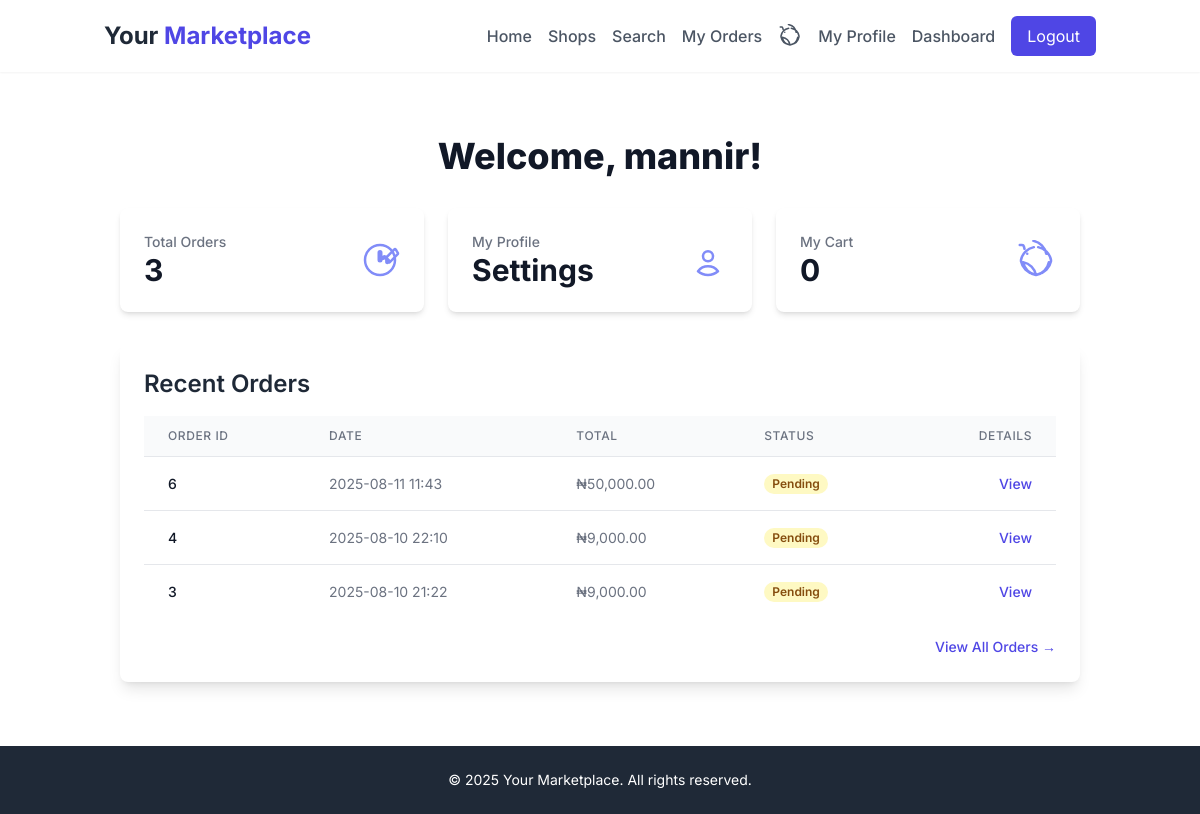
The page /dashboard (signed in) on the database its author committed.
### app/models.py (models this page shows, shortened)
class User(UserMixin, db.Model):
    id = db.Column(db.Integer, primary_key=True)
    username = db.Column(db.String(64), index=True, unique=True, nullable=False)
    email = db.Column(db.String(120), index=True, unique=True, nullable=False)
    password_hash = db.Column(db.String(128))
    role = db.Column(db.String(20), default='customer')  # 'admin', 'marketer', 'customer'
    is_approved = db.Column(db.Boolean, default=False)
    created_at = db.Column(db.DateTime, default=datetime.utcnow)
    shops = db.relationship('Shop', backref='owner', lazy='dynamic')
    ratings = db.relationship('Rating', backref='user', lazy='dynamic')
    orders = db.relationship('Order', backref='customer', lazy='dynamic')
    notifications = db.relationship('Notification', backref='user', lazy='dynamic') # New: User can have notifications

class Order(db.Model):
    id = db.Column(db.Integer, primary_key=True)
    user_id = db.Column(db.Integer, db.ForeignKey('user.id'))
    total_price = db.Column(db.Float, nullable=False)
    status = db.Column(db.String(50), default='Pending')
    created_at = db.Column(db.DateTime, default=datetime.utcnow)
    updated_at = db.Column(db.DateTime, default=datetime.utcnow, onupdate=datetime.utcnow)
    items = db.relationship('OrderItem', backref='order', lazy='dynamic')
    def formatted_total_price(self):
        return f"₦{self.total_price:,.2f}"

### app/customer.py (the view, shortened to what this page needs)
@bp.route('/dashboard')
@login_required
def customer_dashboard(): # Renamed from 'dashboard' to 'customer_dashboard' for clarity
    recent_orders = current_user.orders.order_by(Order.created_at.desc()).limit(5).all()
    return render_template('customer/dashboard.html', recent_orders=recent_orders)

### app/models.py (called while the page is built)
@login.user_loader
def load_user(id):
    return User.query.get(int(id))

### app/templates/customer/dashboard.html (shortened to what this page needs)
{% extends "base.html" %}
{% block content %}
<div class="max-w-6xl mx-auto px-4 py-8">
    <h1 class="text-4xl font-extrabold text-gray-900 mb-8 text-center">Welcome, {{ current_user.username }}!</h1>
    <div class="grid grid-cols-1 md:grid-cols-2 lg:grid-cols-3 gap-6 mb-8">
        <div class="bg-white p-6 rounded-lg shadow-md flex items-center justify-between">
            <div>
                <p class="text-sm font-medium text-gray-500">Total Orders</p>
                <p class="text-3xl font-bold text-gray-900">{{ current_user.orders.count() }}</p>
            </div>
            <a href="{{ url_for('customer.my_orders') }}" class="text-indigo-400 hover:text-indigo-600">
            </a>
        </div>
        <div class="bg-white p-6 rounded-lg shadow-md flex items-center justify-between">
            <div>
                <p class="text-sm font-medium text-gray-500">My Profile</p>
                <p class="text-3xl font-bold text-gray-900">Settings</p>
            </div>
            <a href="{{ url_for('customer.customer_profile') }}" class="text-indigo-400 hover:text-indigo-600">
            </a>
        </div>
        <div class="bg-white p-6 rounded-lg shadow-md flex items-center justify-between">
            <div>
                <p class="text-sm font-medium text-gray-500">My Cart</p>
                <p class="text-3xl font-bold text-gray-900">{{ session.cart|length if session.cart else 0 }}</p>
            </div>
            <a href="{{ url_for('customer.view_cart') }}" class="text-indigo-400 hover:text-indigo-600">
            </a>
        </div>
    </div>
    <div class="bg-white p-6 rounded-lg shadow-lg">
        <h2 class="text-2xl font-semibold text-gray-800 mb-4">Recent Orders</h2>
        {% if recent_orders %}
            <div class="overflow-x-auto">
                <table class="min-w-full divide-y divide-gray-200">
                    <thead class="bg-gray-50">
                        <tr>
                            <th class="px-6 py-3 text-left text-xs font-medium text-gray-500 uppercase tracking-wider">Order ID</th>
                            <th class="px-6 py-3 text-left text-xs font-medium text-gray-500 uppercase tracking-wider">Date</th>
                            <th class="px-6 py-3 text-left text-xs font-medium text-gray-500 uppercase tracking-wider">Total</th>
                            <th class="px-6 py-3 text-left text-xs font-medium text-gray-500 uppercase tracking-wider">Status</th>
                            <th class="px-6 py-3 text-right text-xs font-medium text-gray-500 uppercase tracking-wider">Details</th>
                        </tr>
                    </thead>
                    <tbody class="bg-white divide-y divide-gray-200">
                        {% for order in recent_orders %}
                        <tr>
                            <td class="px-6 py-4 whitespace-nowrap text-sm font-medium text-gray-900">{{ order.id }}</td>
                            <td class="px-6 py-4 whitespace-nowrap text-sm text-gray-500">{{ moment(order.created_at).format('YYYY-MM-DD HH:mm') }}</td>
                            <td class="px-6 py-4 whitespace-nowrap text-sm text-gray-500">{{ order.formatted_total_price() }}</td>
                            <td class="px-6 py-4 whitespace-nowrap text-sm">
                                <span class="px-2 inline-flex text-xs leading-5 font-semibold rounded-full
                                    {% if order.status == 'Pending' %}bg-yellow-100 text-yellow-800
                                    {% elif order.status == 'Processing' %}bg-blue-100 text-blue-800
                                    {% elif order.status == 'Completed' %}bg-green-100 text-green-800
                                    {% elif order.status == 'Cancelled' %}bg-red-100 text-red-800
                                    {% endif %}">
                                    {{ order.status }}
                                </span>
                            </td>
                            <td class="px-6 py-4 whitespace-nowrap text-right text-sm font-medium">
                                <a href="{{ url_for('customer.customer_order_detail', order_id=order.id) }}" class="text-indigo-600 hover:text-indigo-900">View</a>
                            </td>
                        </tr>
                        {% endfor %}
                    </tbody>
                </table>
            </div>
            <div class="mt-4 text-right">
                <a href="{{ url_for('customer.my_orders') }}" class="text-sm font-medium text-indigo-600 hover:text-indigo-500">View All Orders &rarr;</a>
            </div>
        {% else %}
            <div class="text-center text-gray-600">
                <p class="text-lg">You haven't placed any orders recently.</p>
                <p class="mt-2 text-sm">Start by browsing our shops and adding items to your cart!</p>
            </div>
        {% endif %}
    </div>
</div>
{% endblock %}

### app/templates/base.html (style rules this page uses)
body { font-family: 'Inter', sans-serif; color: #1a202c; @apply bg-gray-50; }

### rows shown on the page
User: username "mannir"
Order: id "6", created_at "2025-08-11 11:43", formatted_total_price "₦50,000.00", status "Pending"
Order: id "4", created_at "2025-08-10 22:10", formatted_total_price "₦9,000.00", status "Pending"
Order: id "3", created_at "2025-08-10 21:22", formatted_total_price "₦9,000.00", status "Pending"

### other values the page prints
{{ current_user.orders.count() }} "3"
{{ session.cart|length if session.cart else 0 }} "0"
{{ moment().format('YYYY') }} "2025"
